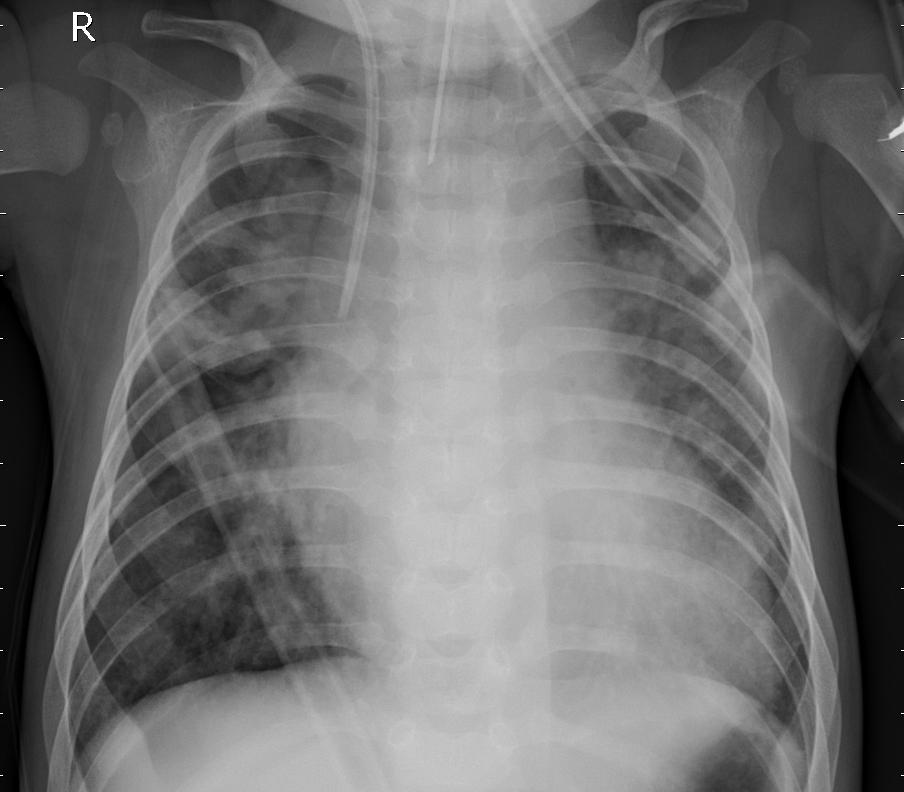
#> input picture app/assets/samples/bacterial_confident.jpeg, 904 x 792 px
$ python -i preprocess.py   (imports and definitions only)
#> lines starting #> are read from the running program, lines starting #| are printed output that depends on the picture
### src/utils/config.py
"""Central paths and constants. Every module imports from here so train, eval and
the Streamlit app can never disagree on image size, class order or file locations."""
from pathlib import Path
import os

ROOT = Path(os.environ.get("PROJECT_ROOT", Path(__file__).resolve().parents[2]))

DATA_DIR = ROOT / "data"
RAW_DIR = DATA_DIR / "raw" / "chest_xray"
PROCESSED_DIR = DATA_DIR / "processed"
MANIFEST_PATH = PROCESSED_DIR / "manifest.csv"

MODELS_DIR = ROOT / "models_saved"
REPORTS_DIR = ROOT / "reports"
FIGURES_DIR = REPORTS_DIR / "figures"
RESULTS_DIR = REPORTS_DIR / "results"   # one JSON per model -> model_comparison.md

KAGGLE_DATASET = "paultimothymooney/chest-xray-pneumonia"

# Order matters: index i in every softmax output == CLASS_NAMES[i]
CLASS_NAMES = ["NORMAL", "PNEUMONIA_BACTERIA", "PNEUMONIA_VIRUS"]
CLASS_TO_IDX = {c: i for i, c in enumerate(CLASS_NAMES)}
NUM_CLASSES = len(CLASS_NAMES)

# Deep learning
IMG_SIZE = 224
BATCH_SIZE = 32
USE_CLAHE = True          # contrast-limited histogram equalisation, applied in train AND inference

# EfficientNetV2 resolution study (A)
EFFNET_VARIANT = "B0"
EFFNET_RESOLUTIONS = (224, 384, 512)
EFFNET_UNFREEZE_FROM = "block5a"   # stage 2 fine-tunes block5a..top
EFFNET_BATCH_SIZE = 16             # same at every resolution (512px at 32 risks running out of memory)

# Conformal prediction (C): miscoverage alpha -> sets cover the true class with prob >= 1 - alpha
CONFORMAL_ALPHA = 0.10
CONFORMAL_ALPHAS = (0.01, 0.02, 0.05, 0.10, 0.15, 0.20)
CONFORMAL_METHOD = "lac"           # score used by the app: "lac", "aps" or "lac_classwise"

# Classical ML
ML_IMG_SIZE = 128
HOG_PARAMS = dict(orientations=9, pixels_per_cell=(16, 16), cells_per_block=(2, 2))

# Split
SEED = 42
VAL_FRAC = 0.15
TEST_FRAC = 0.15

# Grad-CAM: final activation of DenseNet121 (after the last BN). Verify with model.summary().
GRADCAM_LAYER = "relu"

# Selective prediction: below this confidence the app says "refer to radiologist"
DEFAULT_ABSTAIN_THRESHOLD = 0.70

for _d in (PROCESSED_DIR, MODELS_DIR, FIGURES_DIR, RESULTS_DIR):
    _d.mkdir(parents=True, exist_ok=True)
#> further down, picture is the input picture: shape (792, 904, 3); min 0, max 255, mean 111.6

### src/data/preprocess.py
"""Single source of truth for turning an X-ray file/array into model input.

Training (via dataset.py), evaluation and the Streamlit app all call these
functions, so the grayscale -> CLAHE -> resize -> RGB chain can't drift
between them. Model-specific normalisation lives *inside* each Keras model.
"""
import threading

import cv2
import numpy as np

from src.utils import config as C

# CLAHE objects aren't thread-safe and tf.data calls us from many threads: one per thread.
_local = threading.local()


def _clahe() -> cv2.CLAHE:
    if not hasattr(_local, "clahe"):
        _local.clahe = cv2.createCLAHE(clipLimit=2.0, tileGridSize=(8, 8))
    return _local.clahe


def to_gray(img: np.ndarray) -> np.ndarray:
    if img.ndim == 2:
        return img
    if img.shape[-1] == 4:
        return cv2.cvtColor(img, cv2.COLOR_RGBA2GRAY)
    if img.shape[-1] == 3:
        return cv2.cvtColor(img, cv2.COLOR_RGB2GRAY)
    return img[..., 0]


def load_gray(path: str) -> np.ndarray:
    img = cv2.imread(str(path), cv2.IMREAD_GRAYSCALE)
    if img is None:
        raise ValueError(f"Could not read image: {path}")
    return img


def prepare_gray(img: np.ndarray, size: int = C.IMG_SIZE, clahe: bool = C.USE_CLAHE) -> np.ndarray:
    """Any image array -> (size, size) uint8 grayscale."""
    g = to_gray(img)
    if g.dtype != np.uint8:
        g = cv2.normalize(g, None, 0, 255, cv2.NORM_MINMAX).astype(np.uint8)
    if clahe:
        g = _clahe().apply(g)
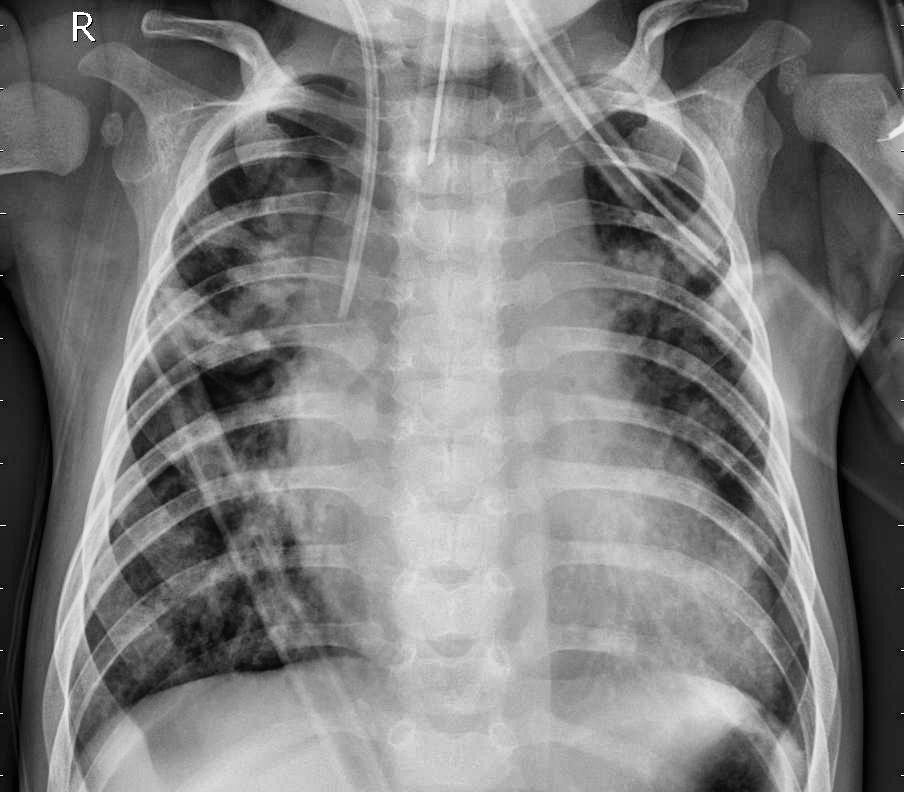
#> g: shape (792, 904); min 1, max 255, mean 125.5
    return cv2.resize(g, (size, size), interpolation=cv2.INTER_AREA)
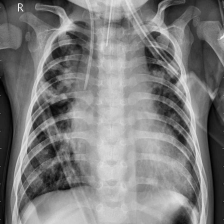
#> returned value: shape (224, 224); min 2, max 239, mean 125.5


def to_model_input(img: np.ndarray, size: int = C.IMG_SIZE) -> np.ndarray:
    """Any image array -> (size, size, 3) float32 in [0, 255]; what every Keras model expects."""
    g = prepare_gray(img, size)
    return np.repeat(g[..., None], 3, axis=-1).astype(np.float32)


def path_to_model_input(path: str, size: int = C.IMG_SIZE) -> np.ndarray:
    return to_model_input(load_gray(path), size)

>>> import cv2
>>> picture = cv2.cvtColor(cv2.imread('../../app/assets/samples/bacterial_confident.jpeg'), cv2.COLOR_BGR2RGB)
>>> result = prepare_gray(picture)

$ run again, on app/assets/samples/normal_uncertain.jpeg
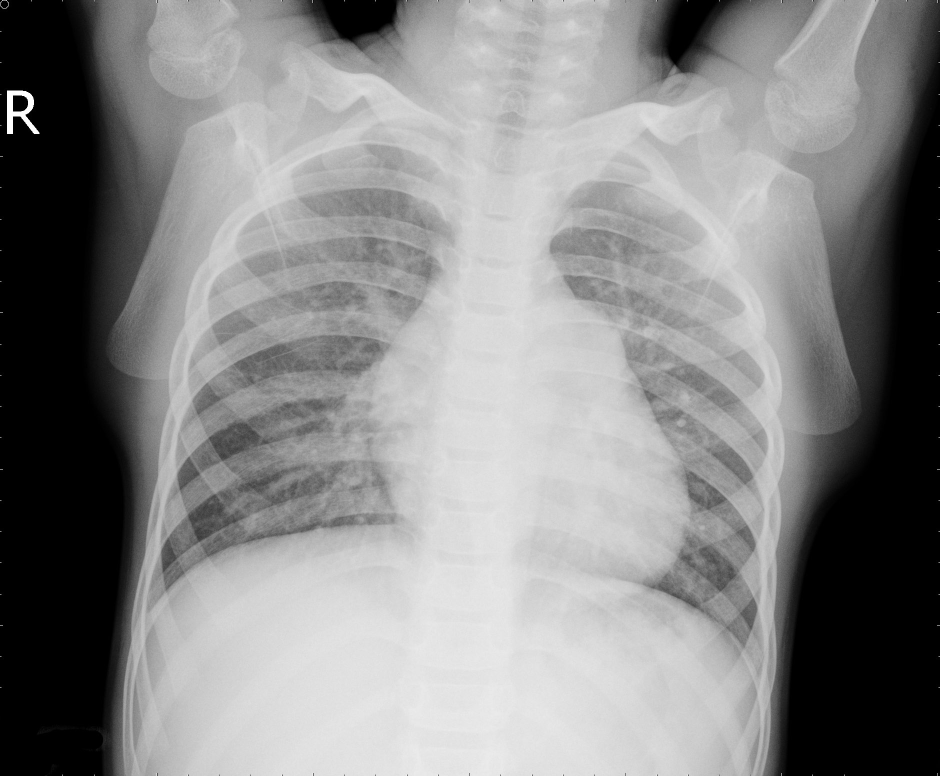
#> input picture app/assets/samples/normal_uncertain.jpeg, 1880 x 1552 px (shown at 1/2 size)
#> picture is the input picture: shape (1552, 1880, 3); min 0, max 255, mean 136
#> in prepare_gray, `g = _clahe().apply(g)`:
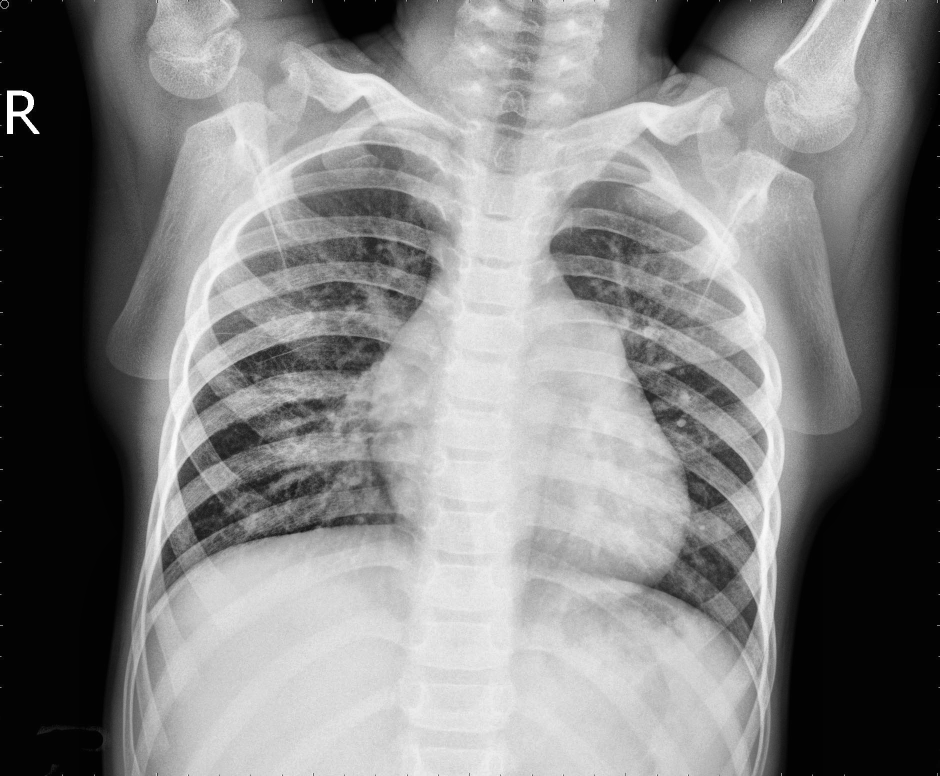
#> g: shape (1552, 1880) (shown at 1/2 size); min 0, max 255, mean 131.1
#> in prepare_gray, `return cv2.resize(g, (size, size), interpolation=cv2.INTER_AREA)`:
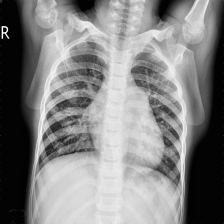
#> returned value: shape (224, 224); min 1, max 255, mean 131.1
